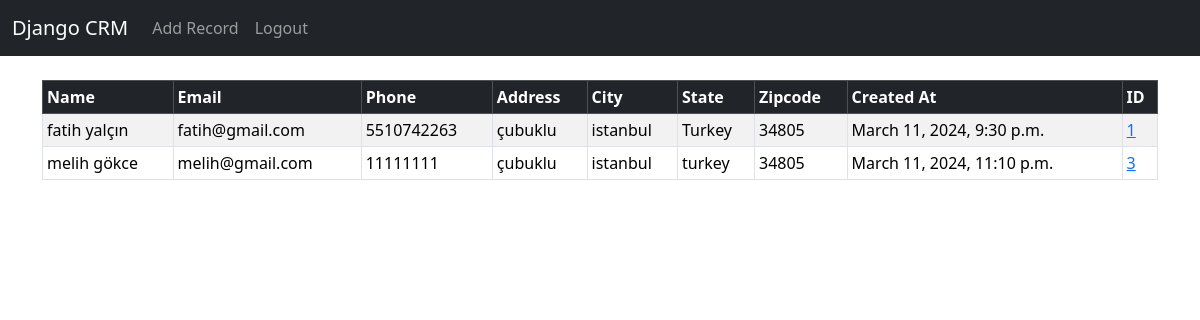
The app's page / (signed in) with its own data.
### website/models.py (models this page shows, shortened)
class Record(models.Model):
    created_at = models.DateTimeField(auto_now_add=True)
    first_name = models.CharField(max_length=50)
    last_name = models.CharField(max_length=50)
    email = models.CharField(max_length=100)
    phone = models.CharField(max_length=15)
    address = models.CharField(max_length=100)
    city = models.CharField(max_length=50)
    state = models.CharField(max_length=50)
    zipcode = models.CharField(max_length=20)

### website/views.py (the view)
# urls.py: 2. Add a URL to urlpatterns:  path('', views.home, name='home')
def home(request):
    records = Record.objects.all()
    if request.method == 'POST':
        username = request.POST["username"]
        password = request.POST["password"]
        user = authenticate(
            request=request, username=username, password=password)
        if user is not None:
            login(request=request, user=user)
            messages.success(request, 'You Have Been Logged In!')
            return redirect('home')
        else:
            messages.success(
                request, "There Was An Error Logging In, Please Try Again...")
            return redirect('home')
    else:
        return render(request, 'home.html', {'records': records})

### website/templates/home.html (shortened to what this page needs)
{% extends 'base.html' %}
{% block content %}
{% if user.is_authenticated %}
<br>
<table class="table table-striped table-hover table-bordered table-sm">
    <thead class="table-dark">
        <tr>
            <th scope="col">Name</th>
            <th scope="col">Email</th>
            <th scope="col">Phone</th>
            <th scope="col">Address</th>
            <th scope="col">City</th>
            <th scope="col">State</th>
            <th scope="col">Zipcode</th>
            <th scope="col">Created At</th>
            <th scope="col">ID</th>
        </tr>
    </thead>
    <tbody>
        {% if records %}
        {% for record in records %}
        <tr>
            <td> {{ record.first_name }} {{ record.last_name }}</td>
            <td>{{ record.email }}</td>
            <td>{{ record.phone}}</td>
            <td>{{ record.address }}</td>
            <td> {{ record.city }}</td>
            <td> {{ record.state }}</td>
            <td> {{ record.zipcode }}</td>
            <td> {{ record.created_at }}</td>
            <td><a href="{% url 'record' record.id%}">{{ record.id }}</a></td>
        </tr>
        {% endfor %}
        {% endif %}
    </tbody>
</table>
{% endif %}
{% endblock %}

### website/templates/base.html (shortened to what this page needs)
<!doctype html>
<html lang="en">
<head>
    <link href="https://cdn.jsdelivr.net/npm/bootstrap@5.3.3/dist/css/bootstrap.min.css" rel="stylesheet"
>
</head>
<body>
    {% include 'navbar.html' %}
    <div class="container">
        {% block content %}
        {% endblock %}
    </div>
</body>
</html>

### website/templates/navbar.html (shortened to what this page needs)
<nav class="navbar navbar-expand-lg navbar-dark bg-dark">
    <div class="container-fluid">
        <a class="navbar-brand" href="{% url 'home' %}">Django CRM</a>
        <div class="collapse navbar-collapse" id="navbarSupportedContent">
            <ul class="navbar-nav me-auto mb-2 mb-lg-0">
                {% if user.is_authenticated %}
                <li class="nav-item">
                    <a class="nav-link" href="{% url 'add_record' %}">Add Record</a>
                </li>
                <li class="nav-item">
                    <a class="nav-link" href="{% url 'logout' %}">Logout</a>
                </li>
                {% endif %}
            </ul>
        </div>
    </div>
</nav>

### records on screen
Record: first_name "fatih", last_name "yalçın", email "fatih@gmail.com", phone "5510742263", address "çubuklu", city "istanbul", state "Turkey", zipcode "34805", created_at "March 11, 2024, 9:30 p.m.", id "1"
Record: first_name "melih", last_name "gökce", email "melih@gmail.com", phone "11111111", address "çubuklu", city "istanbul", state "turkey", zipcode "34805", created_at "March 11, 2024, 11:10 p.m.", id "3"
